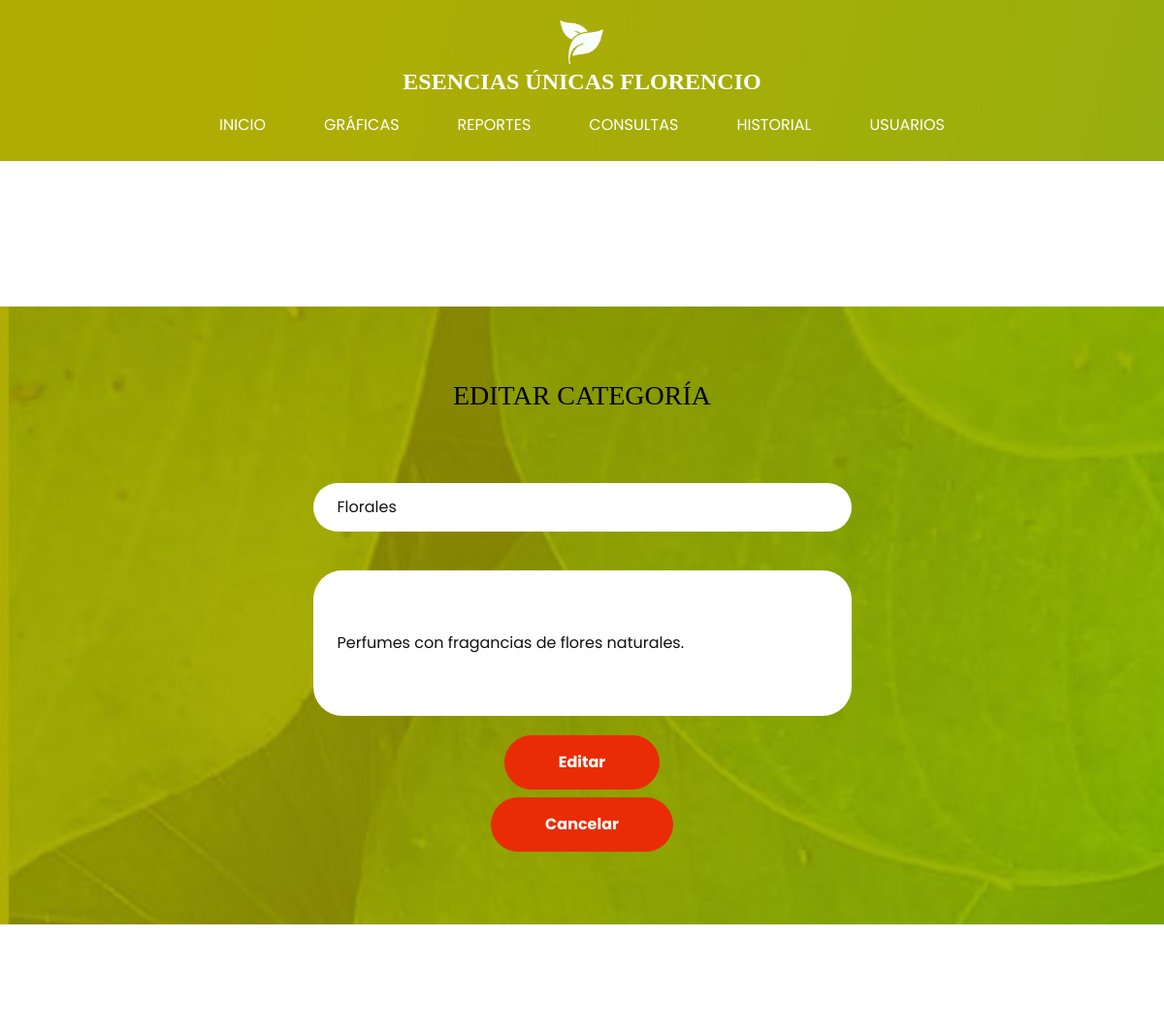
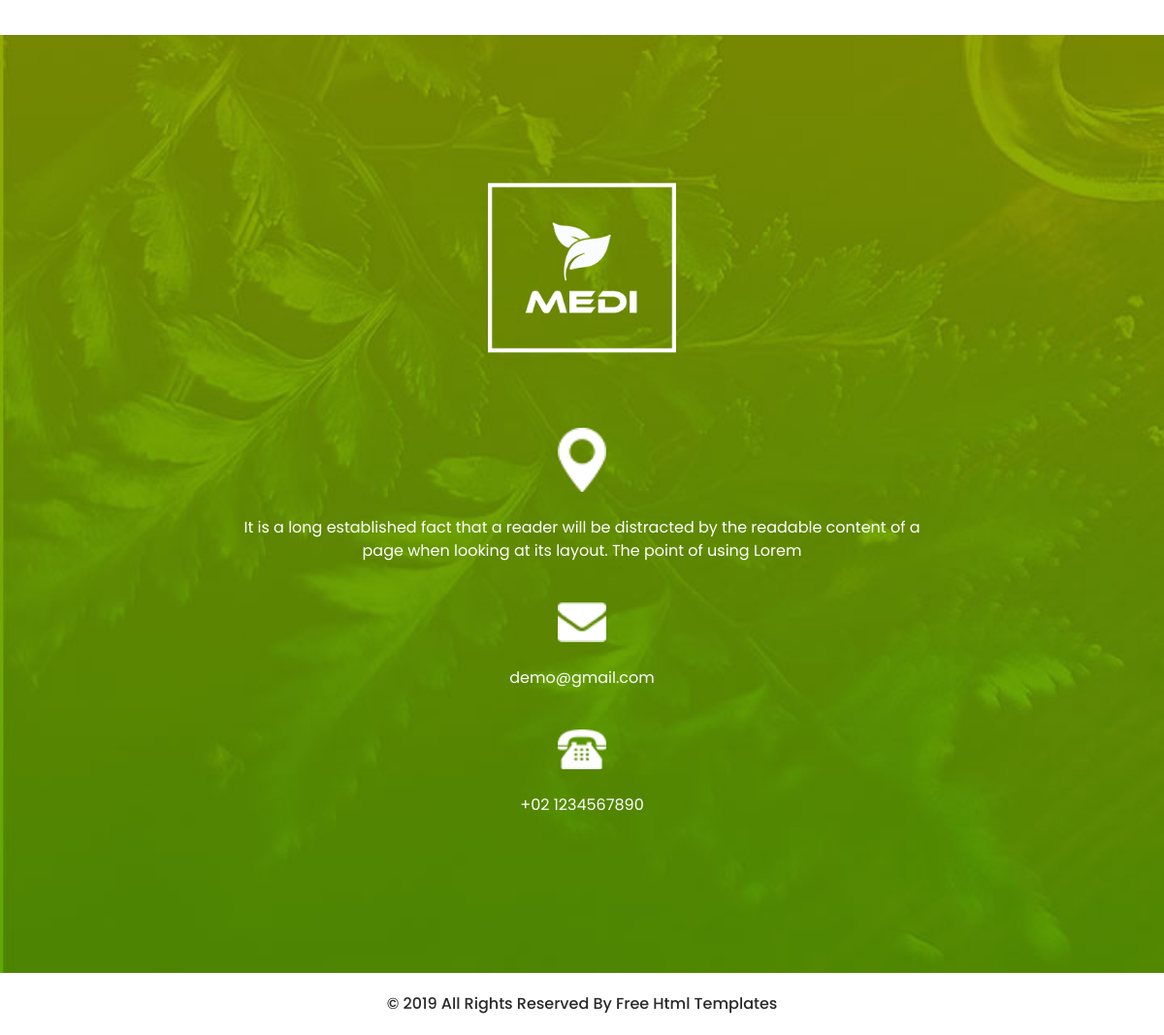
The page /verCategoria.php?id=1 on the database its author committed (2 pictures, top to bottom).
### tables this page shows
CREATE TABLE `categorias_t` (
  `ID_CT` int(11) NOT NULL,
  `NOMBRE_CT` varchar(150) DEFAULT NULL,
  `DESCRIPCION_CT` varchar(200) DEFAULT NULL,
  `FECHA_ALTA_CT` datetime DEFAULT NULL,
  `ESTATUS_CT` int(11) DEFAULT NULL
);

### verCategoria.php (the view, shortened to what this page needs)
<!DOCTYPE html>
<html>
<head>
  <link rel="stylesheet" type="text/css"
    href="https://cdnjs.cloudflare.com/ajax/libs/OwlCarousel2/2.1.3/assets/owl.carousel.min.css" />
  <link rel="stylesheet" type="text/css" href="css/bootstrap.css" />
  <link href="css/style.css" rel="stylesheet" />
  <link href="css/responsive.css" rel="stylesheet" />
</head>
<body class="sub_page">
    <?php
        include 'conn.php';
        $id = $_GET['id'];
        $sql = "SELECT ID_CT, NOMBRE_CT, DESCRIPCION_CT FROM CATEGORIAS_T WHERE ID_CT = $id";
        $resultado = mysqli_fetch_assoc(mysqli_query($conn, $sql));
    ?>
  <div class="hero_area">
    <header class="header_section">
      <div class="container-fluid">
        <nav class="navbar navbar-expand-lg custom_nav-container pt-3">
          <a class="navbar-brand" href="index.html">
            <img src="images/logo.png" alt="" />
            <span>
              Esencias Únicas Florencio
            </span>
          </a>
          <div class="collapse navbar-collapse" id="navbarSupportedContent">
            <div class="d-flex ml-auto flex-column flex-lg-row align-items-center">
              <ul class="navbar-nav  ">
                <li class="nav-item active">
                  <a class="nav-link" href="inicio.php">Inicio <span class="sr-only">(current)</span></a>
                </li>
                <li class="nav-item">
                  <a class="nav-link" href="graficas.php"> Gráficas </a>
                </li>
                <li class="nav-item">
                  <a class="nav-link" href="reportes.php"> Reportes </a>
                </li>
                <li class="nav-item">
                  <a class="nav-link" href="consultas.php"> Consultas </a>
                </li>
                <li class="nav-item">
                  <a class="nav-link" href="historial.php"> Historial </a>
                </li>
                <li class="nav-item">
                  <a class="nav-link" href="usuarios.php">Usuarios</a>
                </li>
              </ul>
            </div>
          </div>
        </nav>
      </div>
    </header>
  </div>
  <section class="product_section layout_padding">
    </section>
    <section class="contact_section layout_padding">
      <div class="custom_heading-container">
        <h3 class="text-center " style="color: black;">
          EDITAR CATEGORÍA
        </h3>
      </div>
      <div class="container layout_padding2-top">
        <div class="row">
          <div class="col-md-6 mx-auto">
            <form action="" method="POST">
            <div>
                <input id="txtNombre" name="txtNombre" type="text" placeholder="Nombre" value="<?php echo "{$resultado['NOMBRE_CT']}";?>">
              </div>
              <div>
                <input id="txtDescripcion" name="txtDescripcion" type="text" class="message-box" placeholder="Descripción" value="<?php echo "{$resultado['DESCRIPCION_CT']}";?>">
              </div>
              <div class="d-flex justify-content-center mb-2">
                <button type="submit" id="btnAgregar" name="btnAgregar">
                  Editar
                </button>
              </div>
              <div class="d-flex justify-content-center ">
                <button type="submit" id="btnCancelar" name="btnCancelar">
                  Cancelar
                </button>
              </div>
            </form>
          </div>
        </div>
      </div>
    </section>
    <section class="product_section layout_padding">
    </section>
    <?php
      include 'footer.php'
    ?>
</body>
</html>

### css/style.css (style rules this page uses)
h1, h2, h3 { font-family: "Ethnocentric"; }
body { font-family: "poppins", sans-serif; color: #101010; background-color: #ffffff; }
.layout_padding { padding: 75px 0; }
.layout_padding2-top { padding-top: 45px; }
.hero_area { height: 98vh; background-image: url(../images/hero.jpg); background-size: cover; background-attachment: fixed; }
.sub_page .hero_area { height: auto; }
.header_section .container-fluid { padding-right: 25px; padding-left: 25px; }
.custom_nav-container.navbar-expand-lg .navbar-nav .nav-link { padding: 10px 30px; color: #ffffff; text-align: center; text-transform: uppercase; }
a, a:hover, a:focus { text-decoration: none; }
.navbar-brand, .navbar-brand:hover { text-transform: uppercase; font-weight: bold; font-size: 24px; color: #fafcfd; }
.navbar-brand { display: -webkit-box; display: -ms-flexbox; display: flex; -webkit-box-align: center; -ms-flex-align: center; align-items: center; -webkit-box-orient: vertical; -webkit-box-direction: normal; -ms-flex-direction: column; flex-direction: column; align-items: center; margin-right: 0; }
.navbar-brand img { width: 45px; }
.navbar-brand span { font-size: 24px; font-weight: 700; color: #ffffff; font-family: "Ethnocentric"; }
.custom_nav-container { z-index: 99999; padding: 15px 0; -webkit-box-orient: vertical; -webkit-box-direction: normal; -ms-flex-direction: column; flex-direction: column; -webkit-box-align: center; -ms-flex-align: center; align-items: center; }
.contact_section { color: #fff; background: url(../images/contact-bg.jpg); background-size: cover; background-repeat: no-repeat; background-attachment: fixed; }
.contact_section input { width: 100%; border: 0; height: 50px; border-radius: 30px; margin: 20px 0; padding-left: 25px; background-color: #ffffff; outline: none; color: #101010; }
.contact_section input::placeholder { color: #131313; }
.contact_section input.message-box { height: 150px; }
.contact_section button { background-color: #e92c06; padding: 15px 55px; outline: none; border: none; border-radius: 30px; border: 1px solid #e92c06; color: #fff; font-weight: bold; }

### css/responsive.css (style rules this page uses)
@media (min-width: 1200px) { .container { max-width: 1170px; } }

### rows shown on the page
categorias_t: txtNombre "Florales", txtDescripcion "Perfumes con fragancias de flores naturales."
